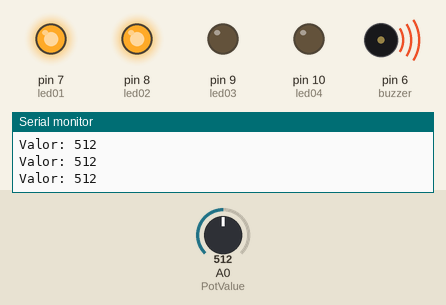
Recording of a sketch running on a simulated Arduino Uno, built with avr-gcc and run on an emulated ATmega328P. Shown: output pins drawn as LEDs (lit = HIGH), buzzer (waves = sounding), the last lines printed to the serial monitor. Inputs (shaded band) come from the test bench; at power-on: A0 (PotValue) = 512.

Above: at 1.2 s.
1.3 s: A0 (PotValue) set to 363
At 1.8 s:
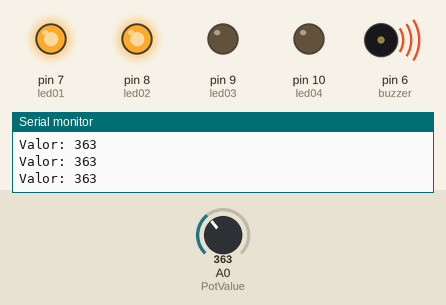
2.8 s: A0 (PotValue) set to 340
At 3.3 s:
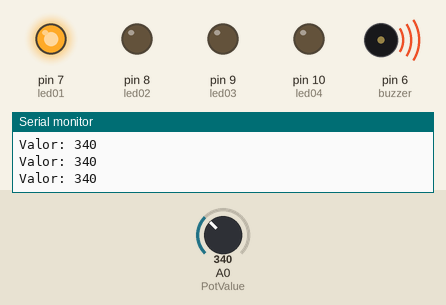
4.3 s: A0 (PotValue) set to 610
At 5.5 s:
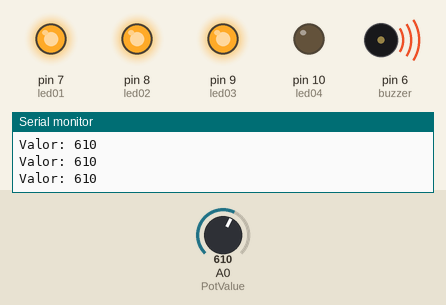
5.8 s: A0 (PotValue) set to 883
At 6.6 s:
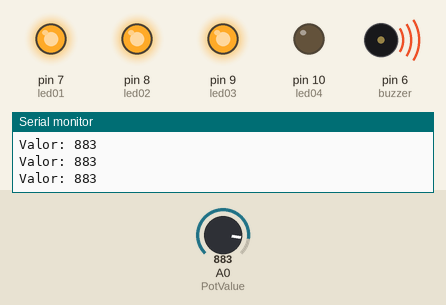
8.8 s: A0 (PotValue) set to 911
At 9.1 s:
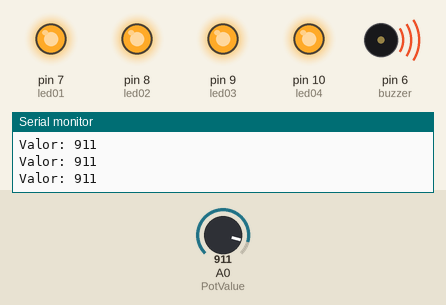
10.3 s: A0 (PotValue) set to 890
At 11.4 s:
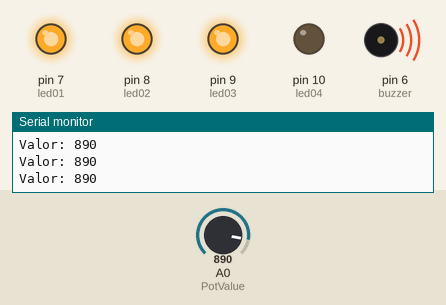
Timing chart, 0 to 12.8 s (numbered marks = the images above; inputs shaded):
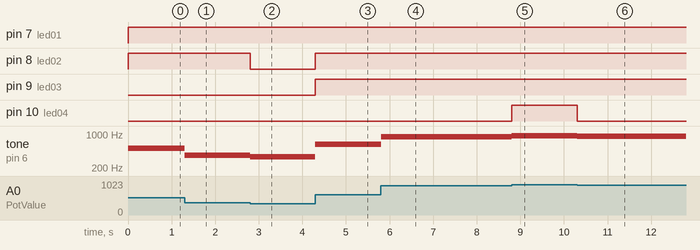

Measured:
- the behaviour switches between 350 and 349 on A0 (PotValue) (found by bisection; images 1 and 2)
- the behaviour switches between 899 and 900 on A0 (PotValue) (found by bisection; images 4 and 5)
- after the input at 1.3 s, tone on pin 6 (buzzer): 512 Hz → 363 Hz at once
- after the input at 2.8 s, pin 8 (led02): HIGH → LOW at once; tone on pin 6 (buzzer): 363 Hz → 340 Hz at once
- after the input at 4.3 s, pin 8 (led02), pin 9 (led03): LOW → HIGH at once; tone on pin 6 (buzzer): 340 Hz → 610 Hz at once
- after the input at 5.8 s, tone on pin 6 (buzzer): 610 Hz → 883 Hz at once
- after the input at 8.8 s, pin 10 (led04): LOW → HIGH at once; tone on pin 6 (buzzer): 883 Hz → 911 Hz at once
- after the input at 10.3 s, pin 10 (led04): HIGH → LOW at once; tone on pin 6 (buzzer): 911 Hz → 890 Hz at once

The sketch:

ATIVIDADE_POTENCIOMETRO.ino
```cpp
//DECLARANDO AS PORTAS DOS LED'S
const int led01 = 7;
const int led02 = 8;
const int led03 = 9;
const int led04 = 10;

//DECLARANDO A PORTA DO BUZZER
const int buzzer = 6;

// DECLARANDO O POTENCIOMETRO
const int PotValue = A0;


void setup() {
   Serial.begin(9600);   //PINO DIGITAL ONDE ESTA O LED

   //LEDS
   pinMode(led01, OUTPUT);   // Modo do pino do LED
   pinMode(led02, OUTPUT);   // Modo do pino do LED
   pinMode(led03, OUTPUT);   // Modo do pino do LED
   pinMode(led04, OUTPUT);   // Modo do pino do LED

}

void loop() {

  int PotValue = analogRead(PotValue);
  //BUZZER IRÁ EMETIR UM SOM COM O TEMPO DETERMINADO PELO POTECIOMETRO
  tone(buzzer, PotValue);

  //IF PARA SE O POTENCIOMETRO FOR MENOR QUE 350, ACENDER O LED 1
  if (PotValue < 350){
    digitalWrite(led01, HIGH);
    digitalWrite(led02, LOW);
    digitalWrite(led03, LOW);
    digitalWrite(led04, LOW);
  }
  // ELSE IF PARA SE O POTENCIOMETRO FOR IGUAL OU MAIOR QUE 350 E MENOR QUE 600, ACENDER O LED 1 E 2
  else if(PotValue >= 350 && PotValue < 600){
    digitalWrite(led01, HIGH);
    digitalWrite(led02, HIGH);
    digitalWrite(led03, LOW);
    digitalWrite(led04, LOW);
  }
  // ELSE IF PARA SE O POTENCIOMETRO FOR IGUAL OU MAIOR QUE 600 E MENOR QUE 900, ACENDER LED 1, 2 E 3
  else if(PotValue >= 600 && PotValue < 900){
    digitalWrite(led01, HIGH);
    digitalWrite(led02, HIGH);
    digitalWrite(led03, HIGH);
    digitalWrite(led04, LOW);
  }
  // ELSE IF PARA SE O POTENCIOMETRO FOR MAIOR QUE 900, ACENDER LED 1,2,3 E 4
  else if(PotValue >= 900){
    digitalWrite(led01, HIGH);
    digitalWrite(led02, HIGH);
    digitalWrite(led03, HIGH);
    digitalWrite(led04, HIGH);
  }
  Serial.print("Valor: ");
  Serial.println(PotValue);
}
```
